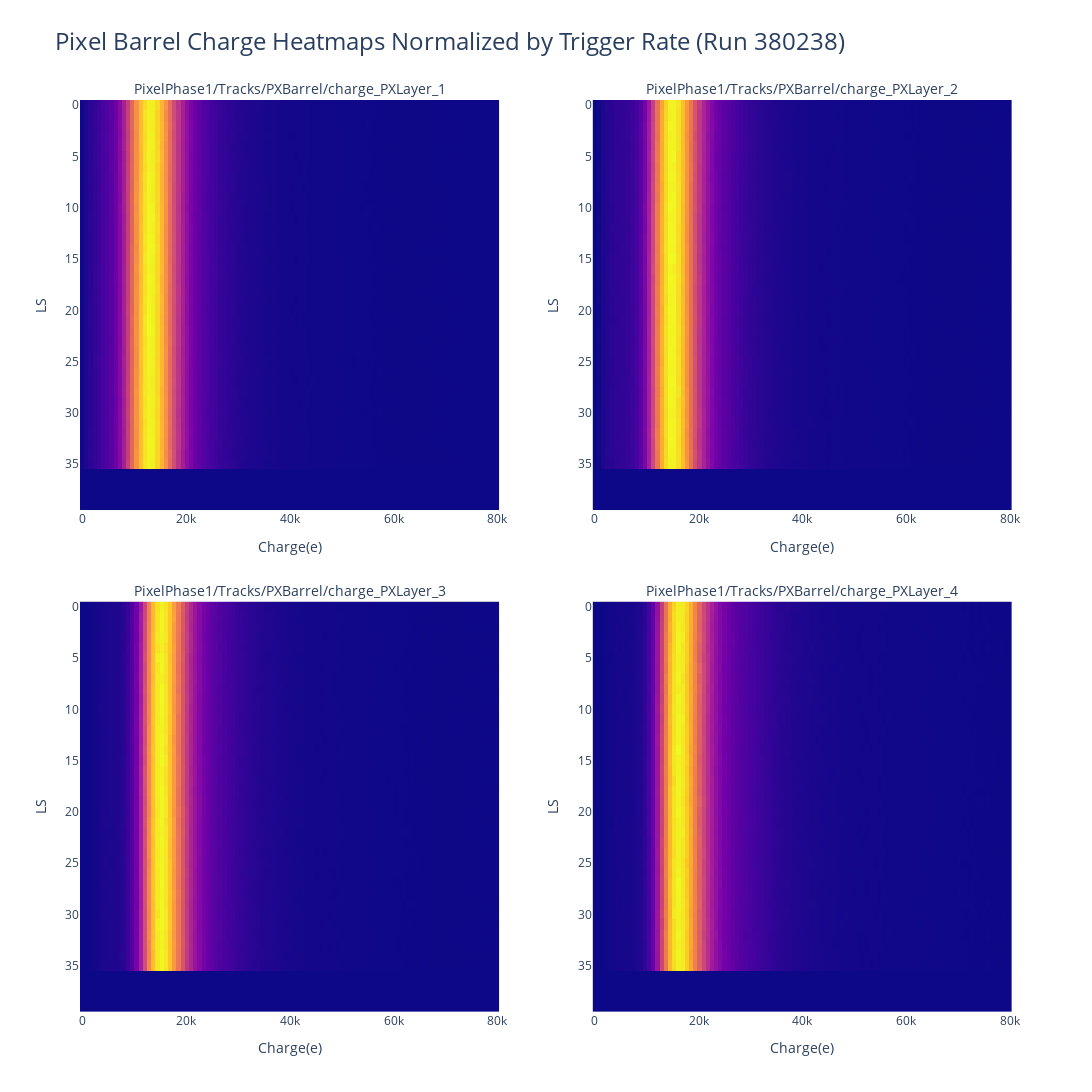

The code cell stored with this chart in its notebook:
### Code cell
# Defining plot features and plotting
ax_labels = [
    dict(x = "Charge(e)", y = "LS")
] * 4

fig_title = f"Pixel Barrel Charge Heatmaps Normalized by Trigger Rate (Run {runnb})"

fig = dqme.statplotting.plotheatmaps1D(
    data1D,
    fig_title=fig_title,
    ax_labels=ax_labels,
    trigger_rates = trig_rate,
    norm=True,
    show=True,
)
